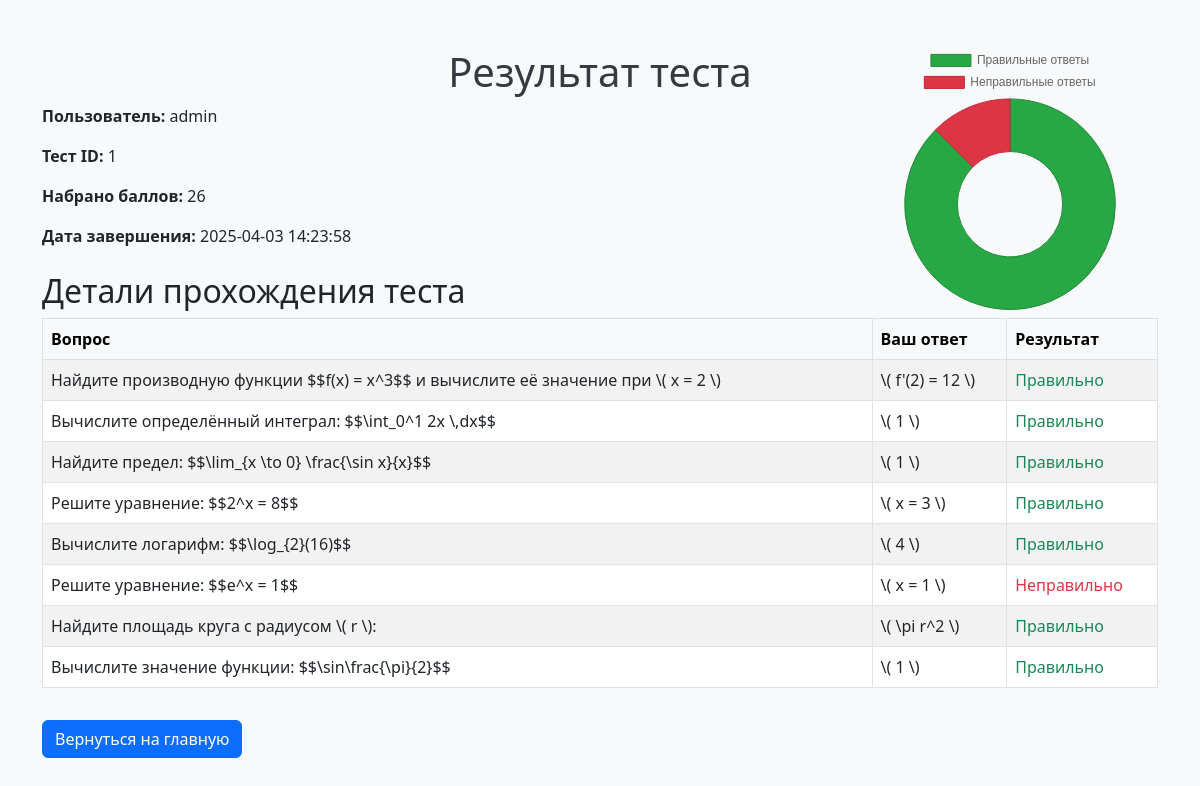
Page /result/1 (signed in) on the committed database.
### models.py (models this page shows, shortened)
class Result(db.Model):
    __tablename__ = 'results'
    id = db.Column(db.Integer, primary_key=True)
    user = db.Column(db.String(50), nullable=False)  # Можно здесь сохранять username
    test_id = db.Column(db.Integer, db.ForeignKey('tests.id', ondelete='CASCADE'), nullable=False)
    score = db.Column(db.Integer, default=0)
    date_completed = db.Column(db.DateTime, default=datetime.utcnow)
    details = db.relationship(
        'ResultDetail',
        backref='result',
        cascade="all, delete-orphan"
    )

class ResultDetail(db.Model):
    __tablename__ = 'result_details'
    id = db.Column(db.Integer, primary_key=True)
    result_id = db.Column(db.Integer, db.ForeignKey('results.id', ondelete='CASCADE'), nullable=False)
    question_id = db.Column(db.Integer, db.ForeignKey('questions.id', ondelete='CASCADE'), nullable=False)
    user_answer_id = db.Column(db.Integer, db.ForeignKey('answers.id', ondelete='CASCADE'))
    is_correct = db.Column(db.Boolean, default=False)
    question = db.relationship('Question', foreign_keys=[question_id])
    user_answer = db.relationship('Answer', foreign_keys=[user_answer_id])

class Question(db.Model):
    __tablename__ = 'questions'
    id = db.Column(db.Integer, primary_key=True)
    test_id = db.Column(db.Integer, db.ForeignKey('tests.id', ondelete='CASCADE'), nullable=False)
    question_text = db.Column(db.Text, nullable=False)
    points = db.Column(db.Integer, default=0)
    answers = db.relationship('Answer', backref='question', cascade="all, delete-orphan")
    attachments = db.relationship('Attachment', backref='question', cascade="all, delete-orphan")

class Answer(db.Model):
    __tablename__ = 'answers'
    id = db.Column(db.Integer, primary_key=True)
    question_id = db.Column(db.Integer, db.ForeignKey('questions.id', ondelete='CASCADE'), nullable=False)
    answer_text = db.Column(db.Text, nullable=False)
    is_correct = db.Column(db.Boolean, default=False)

### app.py (the view)
@app.route('/result/<int:result_id>')
@login_required
def result_page(result_id):
    result = Result.query.get_or_404(result_id)
    correct_count = sum(1 for detail in result.details if detail.is_correct)
    total_questions = len(result.details)
    incorrect_count = total_questions - correct_count
    return render_template('result.html', result=result, correct_count=correct_count, incorrect_count=incorrect_count)

### app.py (called while the page is built)
@app.before_request
def check_user_auth():
    allowed_routes = ['login', 'register', 'admin_login', 'static', 'about']
    if request.endpoint in allowed_routes:
        return
    if 'user_id' in session:
        user = db.session.get(User, session['user_id'])
        if not user:
            session.clear()
            flash("Пользователь не найден, пожалуйста, войдите заново.", "error")
            return redirect(url_for('login'))
        if 'login_time' in session and session['login_time'] < SERVER_START_TIME:
            session.clear()
            flash("Пожалуйста, войдите заново.", "error")
            return redirect(url_for('login'))
    else:
        flash("Пожалуйста, войдите в систему.", "error")
        return redirect(url_for('login'))

@app.before_request
def check_if_banned():
    allowed_routes = ['logout', 'banned']
    if current_user.is_authenticated and current_user.is_banned:
        if request.endpoint is None or (request.endpoint not in allowed_routes and not request.endpoint.startswith('static')):
            return redirect(url_for('banned'))

def login_required(f):
    @wraps(f)
    def decorated_function(*args, **kwargs):
        if 'user_id' not in session:
            flash("Пожалуйста, войдите в систему для доступа к этой странице", "error")
            return redirect(url_for('login'))
        return f(*args, **kwargs)
    return decorated_function

@app.context_processor
def inject_registration_status():
    return dict(registration_open=registration_open)

@login_manager.user_loader
def load_user(user_id):
    return User.query.get(int(user_id))

### templates/result.html (shortened to what this page needs)
<!DOCTYPE html>
<html lang="ru">
<head>
    <link href="https://cdn.jsdelivr.net/npm/bootstrap@5.3.0/dist/css/bootstrap.min.css" rel="stylesheet">
    <link rel="stylesheet" href="{{ url_for('static', filename='styles.css') }}">
</head>
<body>
    <div class="chart-container">
        <canvas id="performanceChart"></canvas>
    </div>
    <div class="container">
        <h1 class="mt-5 text-center">Результат теста</h1>
        <p><strong>Пользователь:</strong> {{ result.user }}</p>
        <p><strong>Тест ID:</strong> {{ result.test_id }}</p>
        <p><strong>Набрано баллов:</strong> {{ result.score }}</p>
        <p><strong>Дата завершения:</strong> {{ result.date_completed.strftime('%Y-%m-%d %H:%M:%S') }}</p>
        <h2 class="mt-4">Детали прохождения теста</h2>
        <table class="table table-bordered table-hover table-striped">
            <thead class="table-light">
                <tr>
                    <th>Вопрос</th>
                    <th>Ваш ответ</th>
                    <th>Результат</th>
                </tr>
            </thead>
            <tbody>
                {% for detail in result.details %}
                <tr>
                    <td>{{ detail.question.question_text }}</td>
                    <td>{{ detail.user_answer.answer_text if detail.user_answer else 'Не выбран' }}</td>
                    <td>
                        {% if detail.is_correct %}
                        <span class="text-success">Правильно</span>
                        {% else %}
                        <span class="text-danger">Неправильно</span>
                        {% endif %}
                    </td>
                </tr>
                {% endfor %}
            </tbody>
        </table>
        <a href="{{ url_for('index') }}" class="btn btn-primary mt-3">Вернуться на главную</a>
    </div>
    <script>
        const correctCount = {{ correct_count }};
        const incorrectCount = {{ incorrect_count }};
        const ctx = document.getElementById('performanceChart').getContext('2d');
        const performanceChart = new Chart(ctx, {
            type: 'doughnut',
            data: {
                labels: ['Правильные ответы', 'Неправильные ответы'],
                datasets: [{
                    label: 'Результаты теста',
                    data: [correctCount, incorrectCount],
                    backgroundColor: ['#28a745', '#dc3545'],
                    borderColor: ['#218838', '#c82333'],
                    borderWidth: 1
                }]
            },
            options: {
                responsive: true,
                maintainAspectRatio: false,
                plugins: {
                    legend: {
                        position: 'top'
                    },
                    title: {
                        display: true,
                    }
                }
            }
        });
    </script>
</body>
</html>

### static/styles.css (style rules this page uses)
body { background-color: #f8f9fa; }
h1, h4 { color: #343a40; }
.container { margin-top: 20px; }
.btn { margin-right: 5px; }

### templates/result.html (style rules this page uses)
.chart-container { position: absolute; top: 10px; right: 40px; width: 300px; height: 300px; z-index: 1000; }

### rows in the picture
Result: user "admin", test_id "1", score "26", date_completed "2025-04-03 14:23:58"
ResultDetail: question.question_text "Найдите производную функции $$f(x) = x^3$$ и вычислите её значение при \\( x = 2 \\)", user_answer "\\( f'(2) = 12 \\)", is_correct "Правильно"
ResultDetail: question.question_text "Вычислите определённый интеграл: $$\\int_0^1 2x \\,dx$$", user_answer "\\( 1 \\)", is_correct "Правильно"
ResultDetail: question.question_text "Найдите предел: $$\\lim_{x \\to 0} \\frac{\\sin x}{x}$$", user_answer "\\( 1 \\)", is_correct "Правильно"
ResultDetail: question.question_text "Решите уравнение: $$2^x = 8$$", user_answer "\\( x = 3 \\)", is_correct "Правильно"
ResultDetail: question.question_text "Вычислите логарифм: $$\\log_{2}(16)$$", user_answer "\\( 4 \\)", is_correct "Правильно"
ResultDetail: question.question_text "Решите уравнение: $$e^x = 1$$", user_answer "\\( x = 1 \\)", is_correct "Неправильно"
ResultDetail: question.question_text "Найдите площадь круга с радиусом \\( r \\):", user_answer "\\( \\pi r^2 \\)", is_correct "Правильно"
ResultDetail: question.question_text "Вычислите значение функции: $$\\sin\\frac{\\pi}{2}$$", user_answer "\\( 1 \\)", is_correct "Правильно"

### other values in the picture
chart data {{ correct_count }} 7
chart data {{ incorrect_count }} 1
